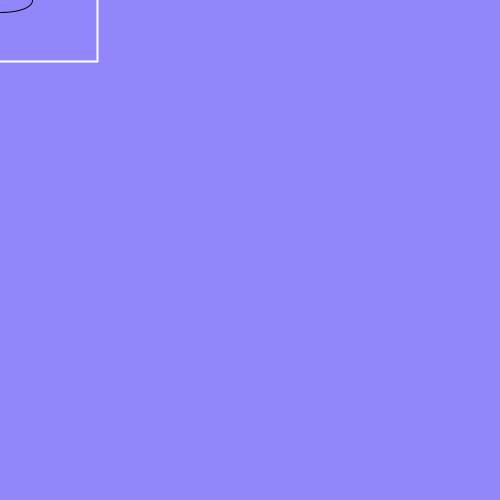
Frame 1 (no input)
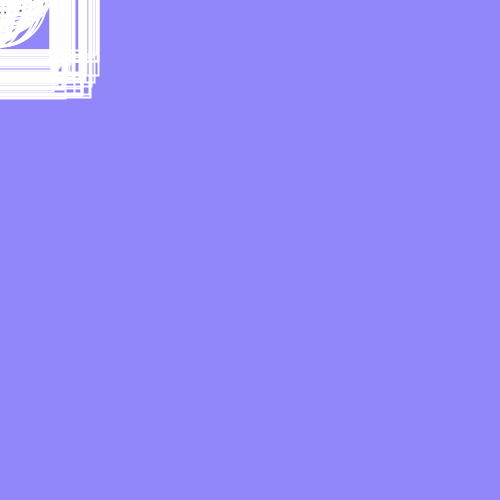
Frame 60 (the mouse pressed at the canvas centre just before this capture)
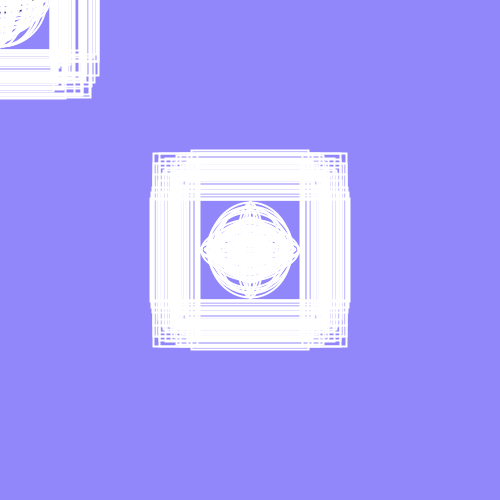
Frame 120 (the mouse held since frame 60 and released just before this capture)

The Processing sketch that drew these frames (run headless with seeded random() and noise(); from frame 60 on, the mouse is pressed at the canvas centre):

// Processing sketch: processing_2886
// ── processing_2886.pde

void setup(){
  size(500,500);
  background(#9186FA);  
  smooth();
    }

void draw(){
  fill(#D9B8FA,noise(0+500));
  ellipse(mouseX,mouseY,random(100),random(100));
  strokeWeight(2);
  stroke(255);
  rectMode(CENTER);
  rect(mouseX,mouseY,random(100,200),random(100,200));
}
  
  
void mousePressed(){
  background(#9186FA);
}
